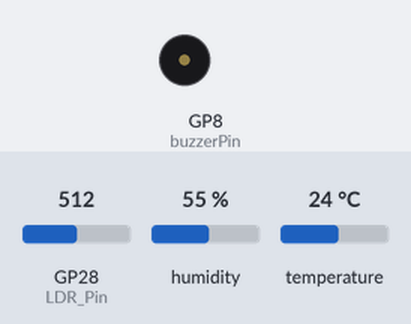
Bench run of a sketch on a simulated Raspberry Pi Pico W. Parts: buzzer (waves = sounding). The inputs (shaded band) are chosen by the test bench; at power-on: humidity 55 %, temperature 24 °C, GP28 (LDR_Pin) = 512. WiFi joins after 1.5 s; servers stay silent unless stated.

Above: at 2.8 s.
2.9 s: humidity set to 79 %
13.1 s: humidity set to 82 %
At 23.0 s:
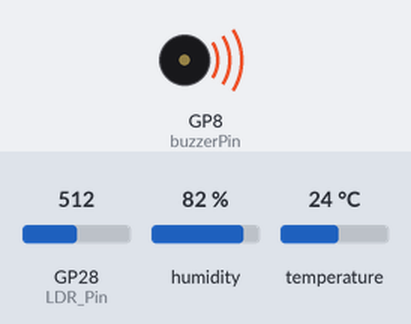
24.7 s: humidity set to 22 %
32.4 s: temperature set to 34.5 °C
40.1 s: temperature set to 35.4 °C
At 45.9 s:
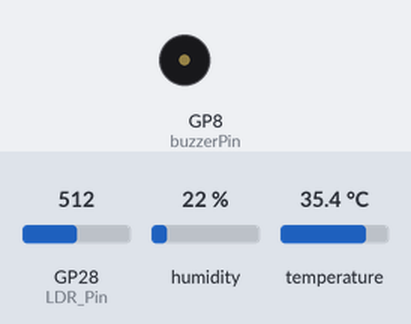
47.8 s: temperature set to 12 °C
At 48.3 s:
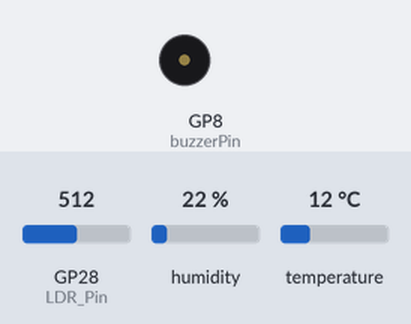
Timing chart, 0 to 50.8 s (numbered marks = the images above; inputs shaded):
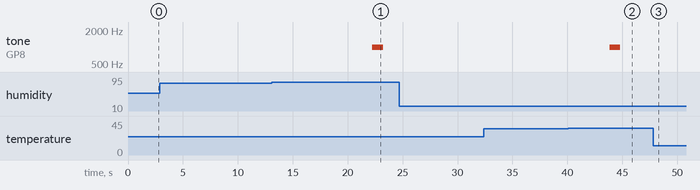

Measured:
- the behaviour switches between 80 and 81 % on humidity (found by bisection; images 0 and 1)
- the behaviour switches between 35 and 35.1 °C on temperature (found by bisection; images 1 and 2)
- after the input at 2.9 s, every drawn part: stays the same
- after the input at 13.1 s, tone on GP8 (buzzerPin): silent → 1000 Hz after 9.1 s, → silent 1.0 s later
- after the input at 24.7 s, every drawn part: stays the same
- after the input at 32.4 s, every drawn part: stays the same
- after the input at 40.1 s, tone on GP8 (buzzerPin): silent → 1000 Hz after 3.7 s, → silent 1.0 s later
- after the input at 47.8 s, tone on GP8 (buzzerPin): stays silent (without the input it goes to 1000 Hz after 7.3 s)

The sketch:

sketch.ino
```cpp
#include <WiFi.h>
#include "DHT.h"
#include "ThingSpeak.h"

const char* wifiSSID = "Wokwi-GUEST";
const char* wifiPass = "";

unsigned long channelId = 3121647;
const char* apiKey = "BCTD72NH4ZY0MIDS";


#define DHT_Pin 16
#define LDR_Pin 28
#define buzzerPin 8
#define DHT_type DHT22

DHT sensor(DHT_Pin, DHT_type);
WiFiClient wifiClient;

void setup() {
  Serial1.begin(115200);
  delay(100);
  Serial1.println("IoT Weather Station (DHT22 + LDR + Buzzer)");

  pinMode(buzzerPin, OUTPUT);
  digitalWrite(buzzerPin, LOW);

  sensor.begin();

  Serial1.print("Connecting to Wi-Fi");
  WiFi.begin(wifiSSID, wifiPass);
  while (WiFi.status() != WL_CONNECTED) {
    delay(500);
    Serial1.print(".");
  }
  Serial1.println("\n Wi-Fi connected!");
  Serial1.print("IP Address: ");
  Serial1.println(WiFi.localIP());

  ThingSpeak.begin(wifiClient);
}

void loop() {
  float tempC = sensor.readTemperature();
  float humidity = sensor.readHumidity();
  int lightLevel = analogRead(LDR_Pin);

  if (isnan(tempC) || isnan(humidity)) {
    Serial1.println("DHT22 reading failed!");
    delay(2000);
    return;
  }

  Serial1.print("Temp: ");
  Serial1.print(tempC);
  Serial1.print(" °C | Humidity: ");
  Serial1.print(humidity);
  Serial1.print(" % | Light: ");
  Serial1.println(lightLevel);

  if (tempC > 35 || humidity > 80) {
    Serial1.println("Warning: High temperature or humidity!");
    tone(buzzerPin, 1000);
    delay(1000);
    noTone(buzzerPin);
  } else {
    noTone(buzzerPin);
  }

  ThingSpeak.setField(1, tempC);
  ThingSpeak.setField(2, humidity);
  ThingSpeak.setField(3, lightLevel);

  int response = ThingSpeak.writeFields(channelId, apiKey);

  if (response == 200) {
    Serial1.println("Data sent to ThingSpeak!");
  } else {
    Serial1.print("Upload failed. Error code: ");
    Serial1.println(response);
  }

  delay(10000);
}
```
